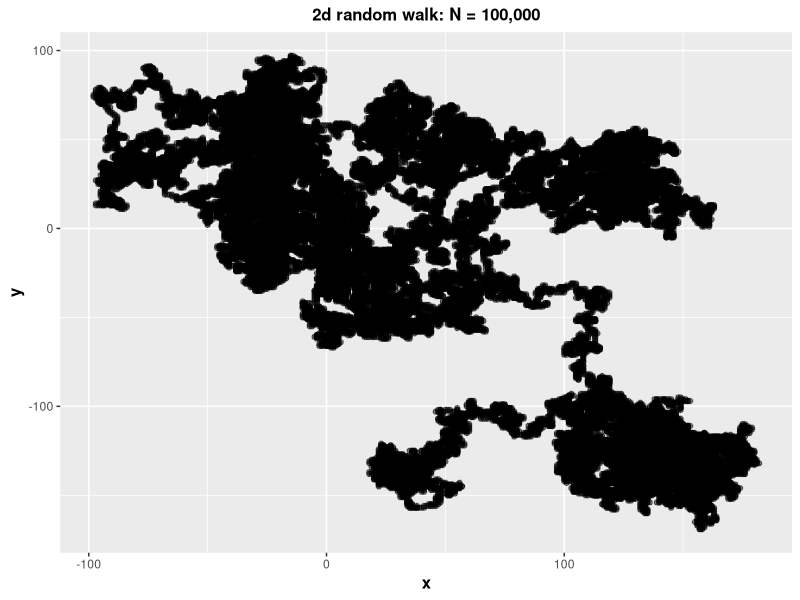

R code for this plot:
#code to simulate random walk in 2 dimensions

#created on 9/2/2018

#@ Benjamin Tayo

library(tidyverse)

#total number of steps
N<-100000

#initialize x and y vectors to zero
x<-rep(0,times=N)
y<-rep(0,times=N)

#Perform random steps: right, left, up or down
for (i in 2:N){
  val<-sample(1:4,1,replace=TRUE)
  if(val==1){
    x[i]=x[i-1]+1
    y[i]=y[i-1]
    }
  else {
    if(val==2){
    x[i]=x[i-1]-1
    y[i]=y[i-1]
    }
    else {
      if(val==3){
      x[i]=x[i-1]
      y[i]=y[i-1]+1
      }
      else {
        if(val==4){
        x[i]=x[i-1]
        y[i]=y[i-1]-1
        }
      }
    }
  }
}

#create a data fram containing (x,y) coordinates and magnitude of displacement vector
rw<-data.frame(x=x,y=y,d=sqrt(x^2+y^2))

#generate visualization
rw%>%ggplot(aes(x,y))+geom_point(alpha=0.5)+
  ggtitle("2d random walk: N = 100,000")+
  xlab('x')+ ylab('y')+
  theme(plot.title = element_text(color="black", size=12, hjust=0.5, face="bold"),
        axis.title.x = element_text(color="black", size=12, face="bold"),
        axis.title.y = element_text(color="black", size=12, face="bold"))
    



